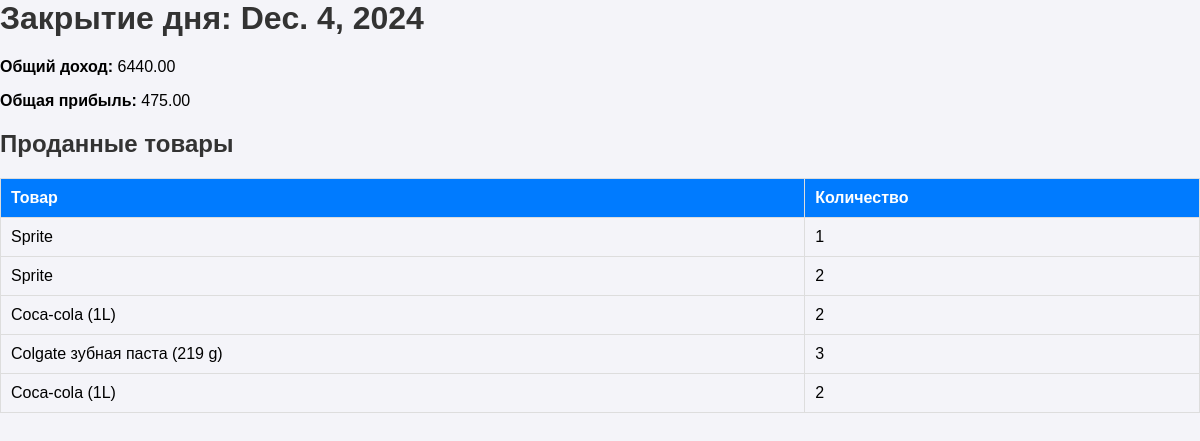
The page /closed_day/44/ on the database as committed earlier.
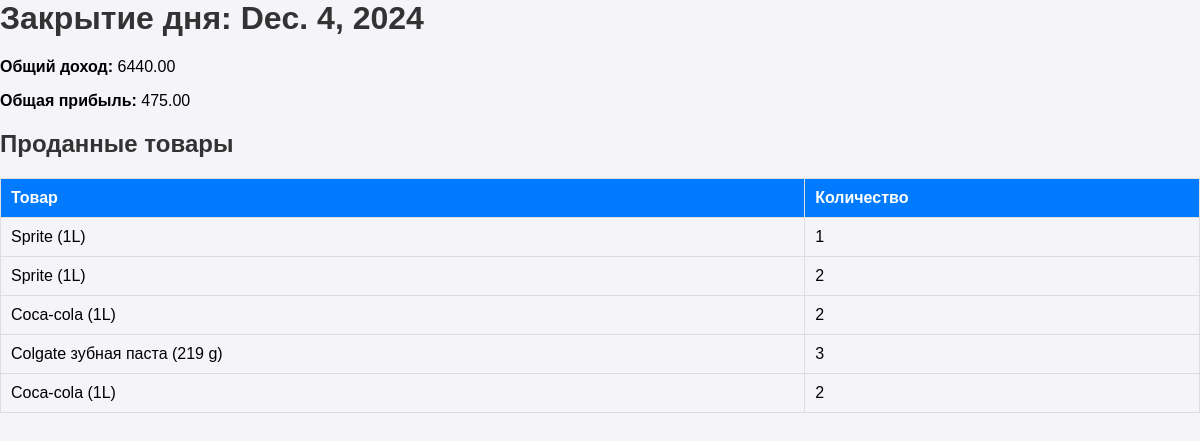
The same page on the database as committed later.
### inventory/models.py (models this page shows, shortened)
class DailySale(models.Model):
    product = models.ForeignKey(Product, on_delete=models.CASCADE)
    quantity = models.PositiveIntegerField()
    sale_date = models.DateField()
    total_price = models.DecimalField(max_digits=10, decimal_places=2)
    is_closed = models.BooleanField(default=False)
    closed_day = models.ForeignKey('ClosedDay', on_delete=models.SET_NULL, null=True, blank=True)

class Product(models.Model):
    name = models.CharField(max_length=100)
    description = models.TextField(blank=True, null=True)
    category = models.ForeignKey(Category, on_delete=models.CASCADE)
    quantity = models.PositiveIntegerField(default=0)
    purchase_price = models.DecimalField(max_digits=10, decimal_places=2)
    sale_price = models.DecimalField(max_digits=10, decimal_places=2)

### inventory/views.py (the view)
# urls.py: path('closed_day/<int:closed_day_id>/', views.closed_day_detail, name='closed_day_detail'),
def closed_day_detail(request, closed_day_id):
    closed_day = get_object_or_404(ClosedDay, id=closed_day_id)
    sales = closed_day.dailysale_set.all()  # Используем обратную связь для получения связанных продаж
    total_income = sales.aggregate(total=Sum(F('quantity') * F('product__sale_price')))['total'] or 0
    total_profit = sales.aggregate(
        total_profit=Sum(
            ExpressionWrapper(
                F('quantity') * (F('product__sale_price') - F('product__purchase_price')),
                output_field=DecimalField(max_digits=10, decimal_places=2)
            )
        )
    )['total_profit'] or 0
    return render(request, 'inventory/closed_day_detail.html', {
        'closed_day': closed_day,
        'sales': sales,
        'total_income': total_income,
        'total_profit': total_profit,
    })

### inventory/templates/inventory/closed_day_detail.html (shortened to what this page needs)
<h1>Закрытие дня: {{ closed_day.date }}</h1>
<div class="summary">
    <p><strong>Общий доход:</strong> {{ closed_day.total_income }}</p>
    <p><strong>Общая прибыль:</strong> {{ closed_day.total_profit }}</p>
</div>
<h2>Проданные товары</h2>
<table class="table">
    <thead>
        <tr>
            <th>Товар</th>
            <th>Количество</th>
        </tr>
    </thead>
    <tbody>
        {% for sale in sales %}
        <tr>
            <td>{{ sale.product.name }}</td>
            <td>{{ sale.quantity }}</td>
        </tr>
        {% empty %}
        <tr>
            <td colspan="2">Нет данных о продажах для этого дня.</td>
        </tr>
        {% endfor %}
    </tbody>
</table>

Rows that differ between the two databases and show on the page:
changed through a linked row, DailySale (number 1 of 5 on the later page): product.name "Sprite" → "Sprite (1L)"
changed through a linked row, DailySale (number 2 of 5 on the later page): product.name "Sprite" → "Sprite (1L)"
